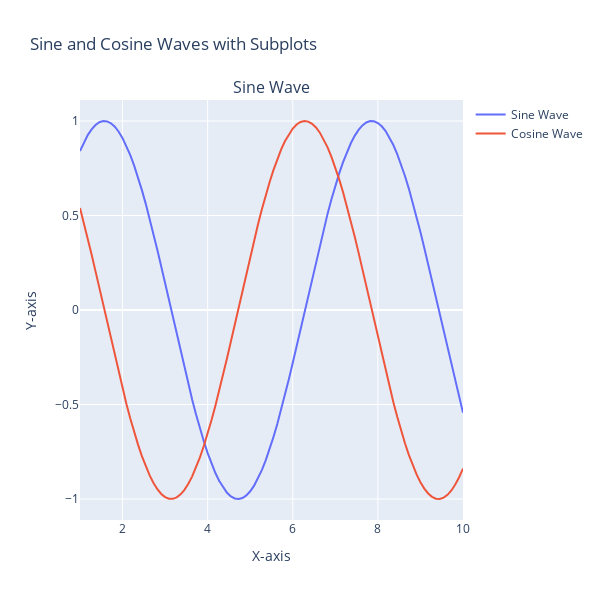

The cell this chart's notebook holds for it:
### Code cell
from plotly.subplots import make_subplots
import plotly.graph_objects as go

# 서브플롯 생성
fig = make_subplots(rows=1, cols=1, shared_xaxes=True,
                    subplot_titles=("Sine Wave", "Cosine Wave"))

# 첫 번째 서브플롯 (Sine)
fig.add_trace(go.Scatter(x=x, y=sin_y, mode='lines', name='Sine Wave'), row=1, col=1)

# 두 번째 서브플롯 (Cosine)
fig.add_trace(go.Scatter(x=x, y=cos_y, mode='lines', name='Cosine Wave'), row=1, col=1)

fig.update_layout(
    title="Sine and Cosine Waves with Subplots",
    height=600, width=600,
    xaxis_title="X-axis", yaxis_title="Y-axis"
)
fig.show()
